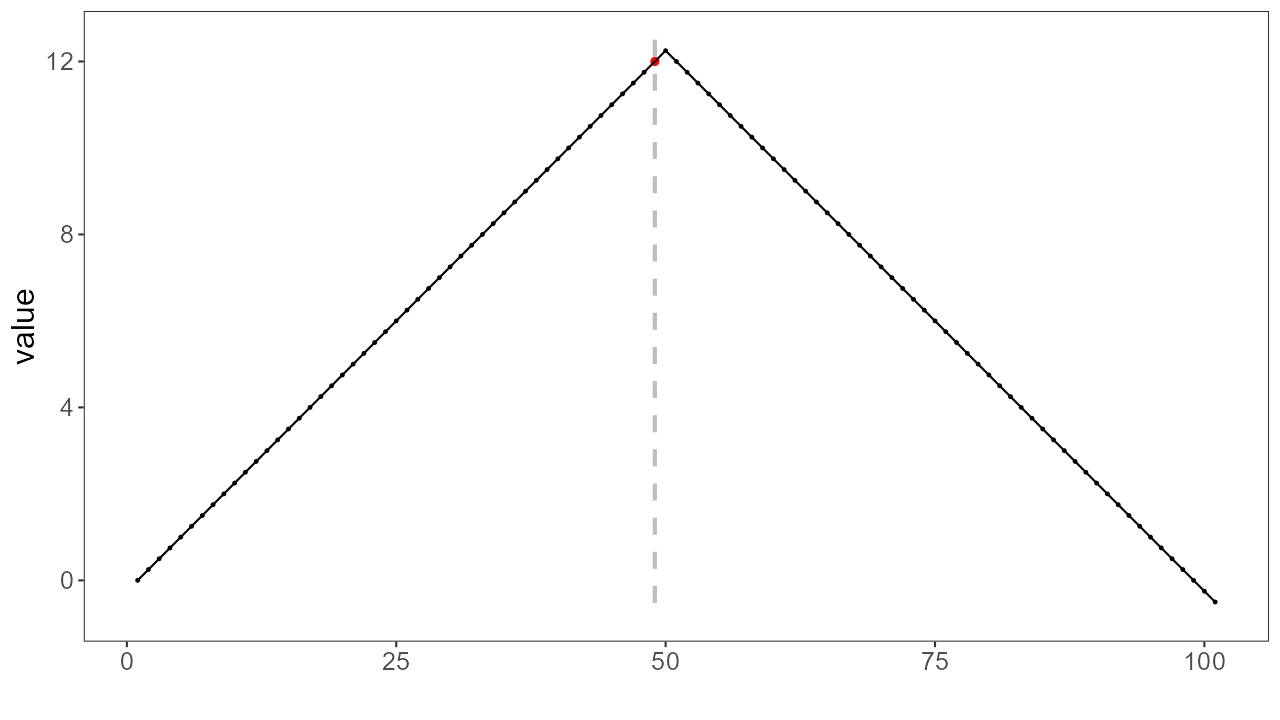

Reproduce this figure in R.
source("header.R")
library(daltoolbox)
library(harbinger)

# loading example
data(examples_changepoints)
data <- examples_changepoints$simple

model <- fit(hcp_scp(sw_size = 30), data$serie)
detection <- detect(model, data$serie)
print(detection$idx[detection$event])

grf <- har_plot(model, data$serie, detection)
grf <- grf + ylab("value")
grf <- grf + font

save_png(grf, "backup/chap4_scp.png", 1280, 720)
